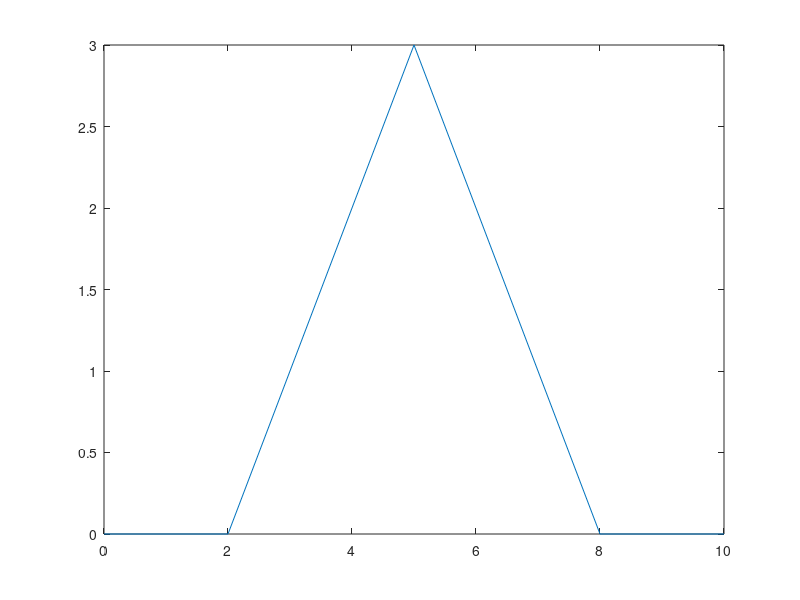

Write MATLAB code to recreate this figure.
% lsimDemo: lsim with differential eq
% simulate output of cont. LTI described by liner constat eq
% \sigma a_k \dfrac{d^ky(t)}{dt^k}= \sigma b_m \dfrac{d^mx(t)|{dt^m}

clear all; close all; clc;
t = [0 1 2 5 8 9 10];
x = [0 0 0 3 0 0 0 ];
plot(t,x);
